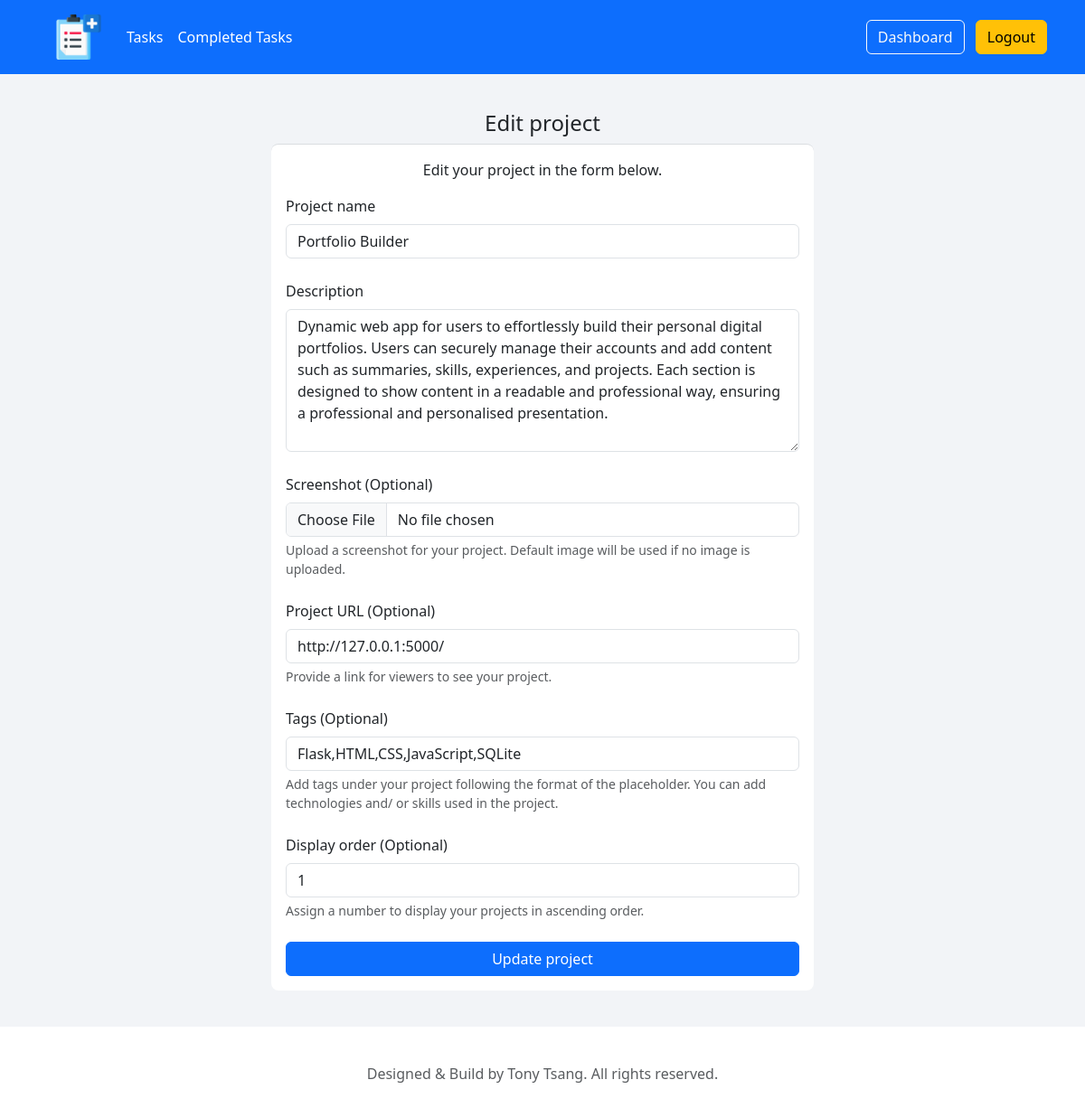
The app's page /projects/edit/1 (signed in) with its own data.
### tables this page shows
CREATE TABLE "projects"(
    "project_id" INTEGER PRIMARY KEY AUTOINCREMENT,
    "user_id" INTEGER NOT NULL,
    "project_name" TEXT NOT NULL,
    "project_description" TEXT NOT NULL,
    "project_screenshot" TEXT,
    "project_url" TEXT,
    "tags" TEXT,
    "sort_order" INTEGER NOT NULL,
    FOREIGN KEY ("user_id") REFERENCES "users" ("id")
);

### webapp_prototype/portfolio/routes.py (the view, shortened to what this page needs)
@app.route('/projects/edit/<int:id>', methods = ['GET', 'POST'])
def edit_project(id):
    if not session.get("user_id"):
        flash("Please login first", "warning")
        return redirect(url_for('login'))
    user_id = session["user_id"]
    username = session["username"]
    sql_validate = "SELECT user_id, project_screenshot FROM projects WHERE project_id = :project_id"
    sql_validate_q = text(sql_validate)
    result = db.engine.connect().execute(sql_validate_q, {'project_id':id}).fetchone()
    if not result:
        abort(404, description="Item not found.")
        return redirect(url_for('projects'))
    if result.user_id != user_id:
        flash("Invalid permission", "danger")
        return redirect(url_for('projects'))
    project_screenshot = result.project_screenshot
    sql = "SELECT * FROM projects WHERE user_id = :user_id AND project_id = :project_id"
    sql_q = text(sql)
    user_project = db.engine.connect().execute(sql_q, {'user_id':user_id, 'project_id':id}).fetchone()
    return render_template("edit_project.html", user_project=user_project)

### webapp_prototype/portfolio/templates/edit_project.html (shortened to what this page needs)
{% extends "layout.html" %}
{% block content %}
<div class="container">
    <div class="text-center">
        <h1 class="h4 mb-2 fw-normal">Edit project</h1>
    </div>
    <div class="container text-left form-container">
        <p class="text-center">Edit your project in the form below.</p>
        <form  method="POST" class="row g-2" enctype="multipart/form-data">
            <div class="mb-3 col-md-12">
                <label for="project-name" class="form-label">Project name</label>
                <input type="text" name="project-name" class="form-control"  placeholder="Portfolio Builder" value="{{user_project.project_name}}" required>
            </div>
            <div class="mb-3 col-md-12">
                <label for="project-description" class="form-label">Description</label>
                <textarea id="project-description" name="project-description" class="form-control" rows="6" placeholder="A brief overview of your project." required>{{user_project.project_description}}</textarea>
            </div>
            <div class="mb-3 col-md-12">
                <label for="project-screenshot" class="form-label">Screenshot (Optional)</label>
                <input type="file" name="project-screenshot" class="form-control"  accept=".png, .jpg, .jpeg" aria-describedby="screenshothelpblock">
                <div id="screenshothelpblock" class="form-text">
                    Upload a screenshot for your project. Default image will be used if no image is uploaded.
                </div>
            </div>
            <div class="mb-3 col-md-12">
                <label for="project-url" class="form-label">Project URL (Optional)</label>
                <input type="text" name="project-url" class="form-control" placeholder="https://yourawesomeproject.com/" aria-describedby="project-urlhelpblock" value="{{user_project.project_url}}">
                <div id="project-urlhelpblock" class="form-text">
                    Provide a link for viewers to see your project.
                </div>
            </div>
            <div class="mb-3 col-md-12">
                <label for="project-tags" class="form-label">Tags (Optional)</label>
                <input type="text" id="project-tags" name="project-tags" class="form-control" placeholder="HTML,CSS,JavaScript" aria-describedby="tagshelpblock" value="{{user_project.tags}}">
                <div id="tagshelpblock" class="form-text">
                    Add tags under your project following the format of the placeholder. You can add technologies and/ or skills used in the project.
                </div>
            </div>
            <div class="mb-3 col-md-12">
                <label for="project-order" class="form-label">Display order (Optional)</label>
                <input type="number" min="1" name="project-order" class="form-control"  placeholder="1" aria-describedby="orderhelpblock" value="{{user_project.sort_order}}">
                <div id="orderhelpblock" class="form-text">
                    Assign a number to display your projects in ascending order.
                </div>
            </div>
            <div class="d-grid gap-2">
                <button type="submit" class="btn btn-primary">Update project</button>
            </div>
        </form>
    </div>
</div>
{% endblock content %}

### webapp_prototype/portfolio/static/css/style.css (style rules this page uses)
html { scroll-behavior: smooth; }
.form-container { background-color: #fff; border-radius: 8px; border-top: 1px solid #dadde1; box-sizing: border-box; padding: 16px; position: relative; width: 600px; }

### records on screen
projects: project-name "Portfolio Builder", project-description "Dynamic web app for users to effortlessly build their personal digital portfolios. Users can securely manage their accounts and add content such as summaries, skills, experiences, and projects. Each section is designed to show content in a readable and professional way, ensuring a professional and personalised presentation.", project-url "http://127.0.0.1:5000/", project-tags "Flask,HTML,CSS,JavaScript,SQLite", project-order "1"
